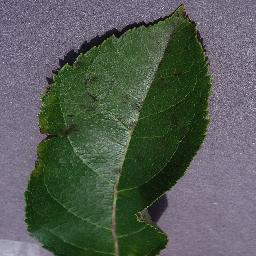
#> input picture data/raw/Apple___Apple_scab/0395b847-2c73-4674-826f-33a6afb5b4fe___FREC_Scab 3287.JPG, 256 x 256 px; its folder holds only this picture in this run
$ python -i leaf_segmentation.py   (imports and definitions only)
#> lines starting #> are read from the running program, lines starting #| are printed output that depends on the picture; after the words box and inside, x2 and y2 are one past the last pixel; in counts of white or black regions, pixels touching at a corner belong together
#> further down, picture is the input picture: shape (256, 256, 3); mean B, G, R 85.4, 92.6, 85
### src/preprocessing.py
"""Image Preprocessing Module for Apple Leaf Disease Classification.

This module provides standard image loading, resizing, color space conversions,
and color segmentation designed to isolate leaf tissue (healthy green and diseased brown/rust)
from background artifacts according to the reference methodology.
"""

from typing import Optional, Tuple, Dict, Any, Union
import os
import cv2
import numpy as np


# Default image dimensions (consistent with reference methodology)
DEFAULT_IMAGE_SIZE: Tuple[int, int] = (500, 500)

# HSV Color range thresholds for segmenting plant tissue
# Healthy foliage: green spectrum (minimum saturation 20 to reject neutral grey/white backgrounds)
LOWER_GREEN: np.ndarray = np.array([22, 20, 20], dtype=np.uint8)
UPPER_GREEN: np.ndarray = np.array([100, 255, 255], dtype=np.uint8)

# Diseased lesions: brown / rust spectrum
LOWER_BROWN: np.ndarray = np.array([8, 20, 15], dtype=np.uint8)
UPPER_BROWN: np.ndarray = np.array([32, 255, 255], dtype=np.uint8)

# Dark necrotic spots (black rot / severe scab lesions)
LOWER_DARK: np.ndarray = np.array([0, 15, 10], dtype=np.uint8)
UPPER_DARK: np.ndarray = np.array([35, 255, 90], dtype=np.uint8)


def load_image(image_input: Union[str, np.ndarray]) -> Optional[np.ndarray]:
    """Load an image from a file path or validate an existing numpy image array.

    Args:
        image_input: File path (str) or loaded numpy image array (BGR or RGB).

    Returns:
        np.ndarray: Loaded image in BGR format if from file, or existing array,
                    or None if loading fails.
    """
    if isinstance(image_input, str):
        if not os.path.exists(image_input):
            return None
        # cv2.imread loads images in BGR format
        image = cv2.imread(image_input)
        if image is None or image.size == 0:
            return None
        return image
    elif isinstance(image_input, np.ndarray):
        if image_input.size == 0:
            return None
        return image_input.copy()
    return None


def resize_image(image: np.ndarray, target_size: Tuple[int, int] = DEFAULT_IMAGE_SIZE) -> np.ndarray:
    """Resize an image to target dimensions using bilinear interpolation.

    Args:
        image: Input image array.
        target_size: Desired (width, height) tuple.

    Returns:
        np.ndarray: Resized image array.
    """
#> called with target_size = (500, 500)
    return cv2.resize(image, target_size, interpolation=cv2.INTER_AREA)


def bgr_to_rgb(bgr_image: np.ndarray) -> np.ndarray:
    """Convert an image from BGR color space to RGB color space."""
    return cv2.cvtColor(bgr_image, cv2.COLOR_BGR2RGB)


def rgb_to_hsv(rgb_image: np.ndarray) -> np.ndarray:
    """Convert an image from RGB color space to HSV color space."""
    return cv2.cvtColor(rgb_image, cv2.COLOR_RGB2HSV)
#> returned value: shape (500, 500, 3); mean H, S, V 90.9, 81.4, 101.7


# [124 lines left out: functions segment_leaf, preprocess_image, not called in this run]


# [18 lines that do not run on import are left out]

### severity/leaf_segmentation.py
"""Complete Leaf Segmentation Module (Phase 2 - Enhanced).

Isolates the visible apple leaf blade from background, soil, fingers, shadows, and artifacts:
1. Adapts color chromaticity (CIE L*a*b* green-red axis and Excess Green index ExG)
   with GrabCut graph-cut optimization to separate the leaf blade from background.
2. Background characterization: eliminates neutral gray sheets, white cards, dark shadows, and soil.
3. Connected component filtering to remove external background artifacts and small specks.
4. Internal hole-filling: ensures internal necrotic spots are 100% captured inside the leaf blade.
5. Foliar chromatic density verification: rejects non-foliar objects and greeting posters.
6. Returns standardized outputs preserving existing pipeline interfaces.
"""

from typing import Tuple, Dict, Any, Optional, Union
import os
import sys
import cv2
import numpy as np

# Ensure project root is in sys.path
project_root = os.path.abspath(os.path.join(os.path.dirname(__file__), ".."))
if project_root not in sys.path:
    sys.path.insert(0, project_root)

from src.preprocessing import (
    load_image,
    resize_image,
    bgr_to_rgb,
    rgb_to_hsv,
    DEFAULT_IMAGE_SIZE,
)

# Botanical HSV foliar threshold constants
LEAF_LOWER_GREEN: np.ndarray = np.array([22, 20, 20], dtype=np.uint8)
LEAF_UPPER_GREEN: np.ndarray = np.array([95, 255, 255], dtype=np.uint8)
LEAF_LOWER_BROWN_RUST: np.ndarray = np.array([7, 20, 15], dtype=np.uint8)
LEAF_UPPER_BROWN_RUST: np.ndarray = np.array([38, 255, 255], dtype=np.uint8)
LEAF_LOWER_DARK: np.ndarray = np.array([0, 15, 10], dtype=np.uint8)
LEAF_UPPER_DARK: np.ndarray = np.array([45, 255, 85], dtype=np.uint8)


def fill_mask_holes(binary_mask: np.ndarray) -> np.ndarray:
    """Fill all internal holes within a binary mask using border-padded flood-fill.

    Guarantees that necrotic spots, fungal pustules, or dark central lesions
    surrounded by the leaf blade are 100% captured as leaf tissue.
    """
    if binary_mask is None or binary_mask.size == 0 or np.count_nonzero(binary_mask) == 0:
        return binary_mask

    h, w = binary_mask.shape[:2]
    padded = cv2.copyMakeBorder(binary_mask, 1, 1, 1, 1, cv2.BORDER_CONSTANT, value=0)
    floodfilled = padded.copy()
    mask_ff = np.zeros((h + 4, w + 4), np.uint8)
    cv2.floodFill(floodfilled, mask_ff, (0, 0), 255)
    floodfilled_inv = cv2.bitwise_not(floodfilled)
    filled_padded = padded | floodfilled_inv
    return filled_padded[1:h + 1, 1:w + 1]


def segment_complete_leaf(
    image_input: Union[str, np.ndarray],
    target_size: Optional[Tuple[int, int]] = DEFAULT_IMAGE_SIZE,
    is_rgb: bool = False,
    min_leaf_ratio: float = 0.04,
    max_leaf_ratio: float = 0.96,
    *args: Any,
    **kwargs: Any,
) -> Dict[str, Any]:
    """Segment the complete apple leaf (both healthy and diseased regions) from the background.

    Args:
        image_input: File path (str) or loaded numpy image array (BGR or RGB).
        target_size: Dimension tuple (width, height) for image standardization.
        is_rgb: Whether input array is already in RGB order.
        min_leaf_ratio: Minimum fraction of image area required to constitute a leaf.
        max_leaf_ratio: Maximum fraction of image area to prevent full-frame background capture.

    Returns:
        Dict[str, Any] containing:
            - "success": bool
            - "original_image": Standardized RGB image.
            - "hsv_image": HSV representation.
            - "leaf_mask": Binary uint8 mask (255 for leaf, 0 for background).
            - "leaf_area_pixels": Total number of pixels belonging to the leaf.
            - "segmented_leaf": RGB image with background masked to black (0, 0, 0).
            - "coverage_percentage": Leaf pixel area as percentage of total image area.
            - "bounding_box": (x, y, w, h) of the segmented leaf.
            - "error_message": Error description if success is False, else None.
    """
    raw_img = load_image(image_input)
    if raw_img is None:
        return {
            "success": False,
            "original_image": None,
            "hsv_image": None,
            "leaf_mask": None,
            "leaf_area_pixels": 0,
            "segmented_leaf": None,
            "coverage_percentage": 0.0,
            "bounding_box": (0, 0, 0, 0),
            "error_message": "Invalid or empty image input. Could not load image.",
        }

    # Handle grayscale or 4-channel BGRA/RGBA images
    if len(raw_img.shape) == 2:
        raw_img = cv2.cvtColor(raw_img, cv2.COLOR_GRAY2BGR)
    elif raw_img.shape[2] == 4:
        raw_img = cv2.cvtColor(raw_img, cv2.COLOR_BGRA2BGR)

    if target_size is not None:
        processed_img = resize_image(raw_img, target_size)
    else:
        processed_img = raw_img.copy()

    rgb_img = processed_img if is_rgb else bgr_to_rgb(processed_img)
    hsv_img = rgb_to_hsv(rgb_img)

    h_img, w_img = rgb_img.shape[:2]
    total_pixels = h_img * w_img

    # 1. Color space representations for robust foliar isolation
    lab = cv2.cvtColor(rgb_img, cv2.COLOR_RGB2LAB).astype(np.float32)
    L, A, B = lab[:, :, 0], lab[:, :, 1], lab[:, :, 2]
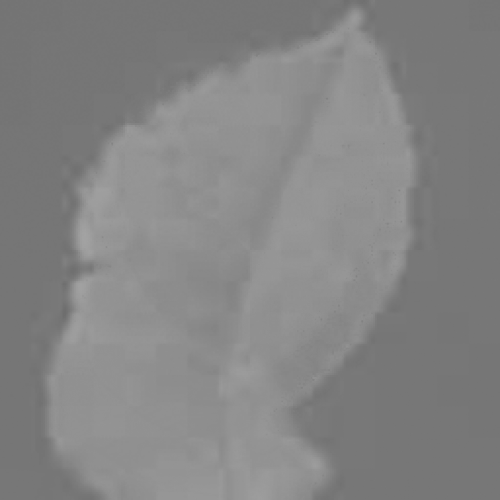
#> B: shape (500, 500) float32; min 110, max 163, mean 131.9
    chroma = np.sqrt((A - 128.0) ** 2 + (B - 128.0) ** 2)
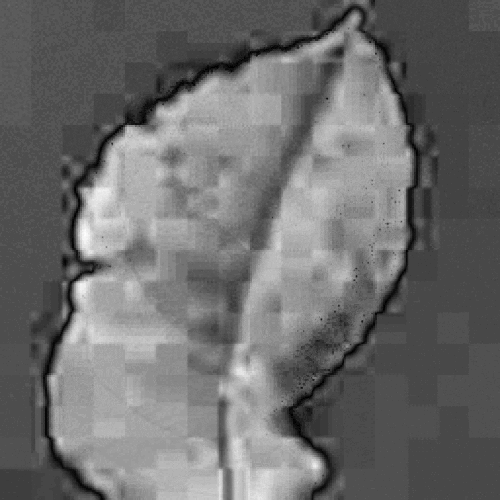
#> chroma: shape (500, 500) float32; min 0, max 40.31, mean 17.3; drawn with min black and max white

    r = rgb_img[:, :, 0].astype(np.float32)
    g = rgb_img[:, :, 1].astype(np.float32)
    b = rgb_img[:, :, 2].astype(np.float32)
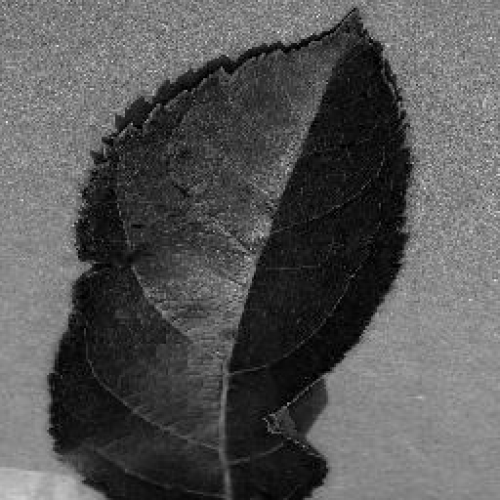
#> b: shape (500, 500) float32; min 0, max 245, mean 85.3
    exg = 2.0 * g - r - b  # Excess Green Index
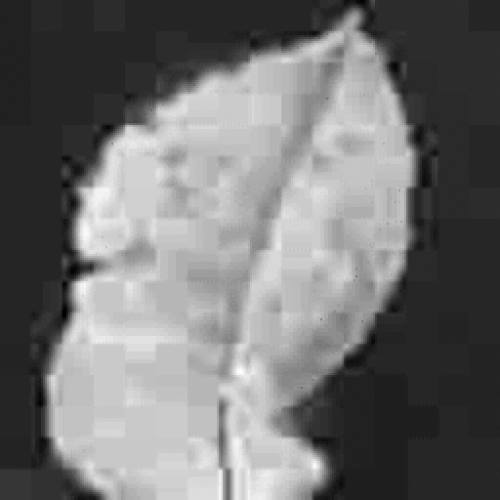
#> exg: shape (500, 500) float32; min -50, max 94, mean 14.9; drawn with min black and max white

    # 2. Background characterization (suppress neutral sheets, white paper, shadows, dark backdrop)
    neutral_bg = (chroma < 10.0) & (np.abs(r - g) < 18.0) & (np.abs(g - b) < 18.0)
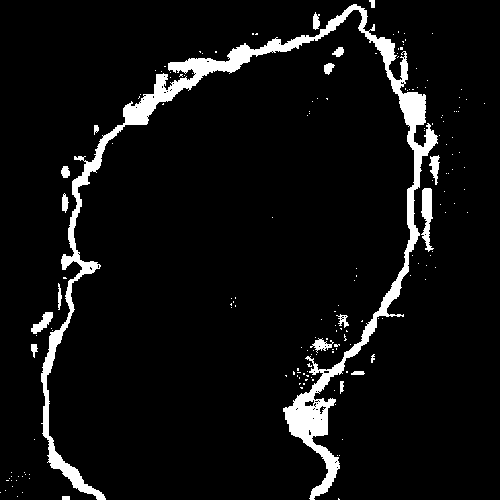
#> neutral_bg: shape (500, 500) bool; 6.4% white; 178 white regions (159 under 20 px), largest, box (x1, y1, x2, y2) and area: (41, 4, 438, 500) 13678, (421, 188, 434, 252) 479, (31, 312, 53, 334) 223
    bright_bg = (L > 225.0) | ((r > 220.0) & (g > 220.0) & (b > 220.0))
#> bright_bg: shape (500, 500) bool; 0% white in thin lines or dots, all inside (x1, y1, x2, y2) = (278, 16, 318, 33)
    dark_bg = (L < 16.0) & (chroma < 8.0)
#> dark_bg: shape (500, 500) bool; 0.32% white in thin lines or dots, all inside (x1, y1, x2, y2) = (79, 12, 402, 447)

    # 3. Foliar tissue evidence
    # Healthy chlorophyll green
    is_green = (A < 125.0) | (exg > 6.0)
#> is_green: shape (500, 500) bool; 51% white; 4 black regions (3 under 20 px), largest, box (x1, y1, x2, y2) and area: (0, 0, 500, 500) 122494
    # Rust / chlorotic yellow-orange
    is_rust = (chroma > 12.0) & (B > 134.0) & (r > b) & (g > b)
#> is_rust: shape (500, 500) bool; 46.5% white; 21 white regions (19 under 20 px), largest, box (x1, y1, x2, y2) and area: (47, 10, 414, 500) 116117, (86, 477, 94, 486) 47
    # Necrotic foliar brown
    is_necrotic = (A >= 118.0) & (A <= 145.0) & (B >= 124.0) & (B <= 175.0) & (L >= 20.0) & (L <= 185.0) & (exg > -35.0)
#> is_necrotic: shape (500, 500) bool; 7.9% white; 111 white regions (91 under 20 px), largest, box (x1, y1, x2, y2) and area: (269, 5, 429, 500) 8417, (43, 125, 125, 500) 3372, (282, 32, 351, 166) 2479

    foliar_evidence = (is_green | is_rust | is_necrotic) & (~neutral_bg) & (~bright_bg) & (~dark_bg)
#> foliar_evidence: shape (500, 500) bool; 49.6% white; 11 white regions (10 under 20 px), largest, box (x1, y1, x2, y2) and area: (47, 10, 414, 500) 124062

    # Sanity check: minimum foliar evidence
    if np.sum(foliar_evidence) < int(min_leaf_ratio * total_pixels):
        empty_mask = np.zeros((h_img, w_img), dtype=np.uint8)
        return {
            "success": False,
            "original_image": rgb_img,
            "hsv_image": hsv_img,
            "leaf_mask": empty_mask,
            "leaf_area_pixels": 0,
            "segmented_leaf": np.zeros_like(rgb_img),
            "coverage_percentage": 0.0,
            "bounding_box": (0, 0, 0, 0),
            "error_message": "Insufficient foliar tissue detected to isolate a leaf blade.",
        }

    # 4. Energy minimization (GrabCut) initialized with foliar priors
    gc_mask = np.full((h_img, w_img), cv2.GC_PR_BGD, dtype=np.uint8)
    gc_mask[foliar_evidence] = cv2.GC_PR_FGD

    # Perimeter border condition: image border lacking strong foliar evidence is definite background
    border_mask = np.zeros((h_img, w_img), dtype=bool)
    border_margin = max(2, int(min(h_img, w_img) * 0.015))
    border_mask[0:border_margin, :] = True
    border_mask[-border_margin:, :] = True
    border_mask[:, 0:border_margin] = True
    border_mask[:, -border_margin:] = True

    gc_mask[border_mask & (~foliar_evidence)] = cv2.GC_BGD
    gc_mask[neutral_bg | bright_bg | dark_bg] = cv2.GC_BGD

    # Definite foreground seed: eroded core of high foliar certainty
    strong_foliar = is_green | is_rust
    kernel_core = cv2.getStructuringElement(cv2.MORPH_ELLIPSE, (7, 7))
    eroded_core = cv2.erode(strong_foliar.astype(np.uint8), kernel_core)
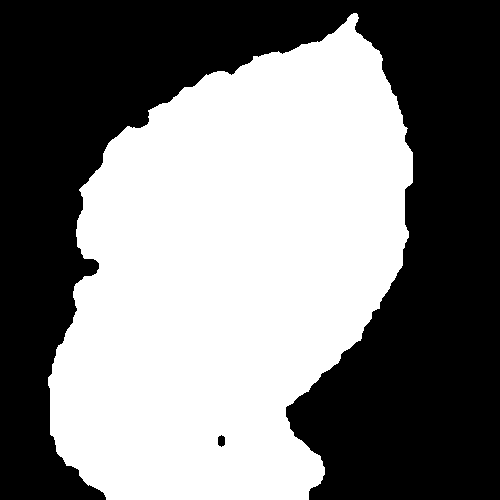
#> eroded_core: shape (500, 500); values 0 (black) and 1 (white), 49.3% white; 1 white region, box (x1, y1, x2, y2) and area: (48, 13, 413, 500) 123294
    gc_mask[eroded_core > 0] = cv2.GC_FGD

    bgd_model = np.zeros((1, 65), np.float64)
    fgd_model = np.zeros((1, 65), np.float64)
    try:
        cv2.grabCut(rgb_img, gc_mask, None, bgd_model, fgd_model, 3, cv2.GC_INIT_WITH_MASK)
        raw_leaf = np.where((gc_mask == cv2.GC_FGD) | (gc_mask == cv2.GC_PR_FGD), 255, 0).astype(np.uint8)
    except Exception:
        raw_leaf = (foliar_evidence.astype(np.uint8) * 255)

    # 5. Connected component filtering: retain primary leaf blade
    num_labels, labels, stats, _ = cv2.connectedComponentsWithStats(raw_leaf)
    if num_labels <= 1:
        empty_mask = np.zeros((h_img, w_img), dtype=np.uint8)
        return {
            "success": False,
            "original_image": rgb_img,
            "hsv_image": hsv_img,
            "leaf_mask": empty_mask,
            "leaf_area_pixels": 0,
            "segmented_leaf": np.zeros_like(rgb_img),
            "coverage_percentage": 0.0,
            "bounding_box": (0, 0, 0, 0),
            "error_message": "No leaf components segmented.",
        }

    areas = stats[1:, cv2.CC_STAT_AREA]
    max_idx = 1 + int(np.argmax(areas))
    max_area = areas[max_idx - 1]

    clean_leaf = np.zeros_like(raw_leaf)
    for idx in range(1, num_labels):
        if stats[idx, cv2.CC_STAT_AREA] >= max(350, int(0.12 * max_area)):
            clean_leaf[labels == idx] = 255

    # 6. Fill internal holes: necrotic lesions inside leaf MUST be preserved
    final_leaf_mask = fill_mask_holes(clean_leaf)
    leaf_area_pixels = int(np.count_nonzero(final_leaf_mask))

    # 7. Quality & Plausibility bounds (resilient to close-ups, natural veins, and severe necrosis)
    min_viable_pixels = max(1000, int(0.015 * total_pixels))
    if leaf_area_pixels < min_viable_pixels:
        empty_mask = np.zeros((h_img, w_img), dtype=np.uint8)
        return {
            "success": False,
            "original_image": rgb_img,
            "hsv_image": hsv_img,
            "leaf_mask": empty_mask,
            "leaf_area_pixels": 0,
            "segmented_leaf": np.zeros_like(rgb_img),
            "coverage_percentage": 0.0,
            "bounding_box": (0, 0, 0, 0),
            "segmentation_quality": "POOR",
            "error_message": f"Segmented leaf area too small ({leaf_area_pixels} pixels vs. minimum viable {min_viable_pixels}).",
        }

    # Verify presence of foliar chromaticity (prevents posters and cards without penalizing necrotic leaves)
    foliar_inside = np.sum(foliar_evidence & (final_leaf_mask > 0))
#> foliar_inside = 123450
    foliar_ratio = foliar_inside / max(1, leaf_area_pixels)
#> foliar_ratio = 0.993
    if foliar_ratio < 0.50:  # Real leaves always exceed 0.71; 0.50 safely excludes posters
        empty_mask = np.zeros((h_img, w_img), dtype=np.uint8)
        return {
            "success": False,
            "original_image": rgb_img,
            "hsv_image": hsv_img,
            "leaf_mask": empty_mask,
            "leaf_area_pixels": 0,
            "segmented_leaf": np.zeros_like(rgb_img),
            "coverage_percentage": 0.0,
            "bounding_box": (0, 0, 0, 0),
            "segmentation_quality": "POOR",
            "error_message": f"Candidate mask lacks botanical foliar chromaticity (ratio: {foliar_ratio:.2f}).",
        }

    # Assess segmentation quality holistically
    if foliar_ratio >= 0.50 and 0.15 <= (leaf_area_pixels / total_pixels) <= 0.95:
        quality = "HIGH"
    elif foliar_ratio >= 0.25:
        quality = "MODERATE"
    else:
        quality = "REVIEW_RECOMMENDED"

    # Compute bounding box
    leaf_pts = np.where(final_leaf_mask > 0)
    y_min, y_max = leaf_pts[0].min(), leaf_pts[0].max()
    x_min, x_max = leaf_pts[1].min(), leaf_pts[1].max()
    bbox = (int(x_min), int(y_min), int(x_max - x_min + 1), int(y_max - y_min + 1))

    # Background-removed isolated leaf
    segmented_leaf = cv2.bitwise_and(rgb_img, rgb_img, mask=final_leaf_mask)
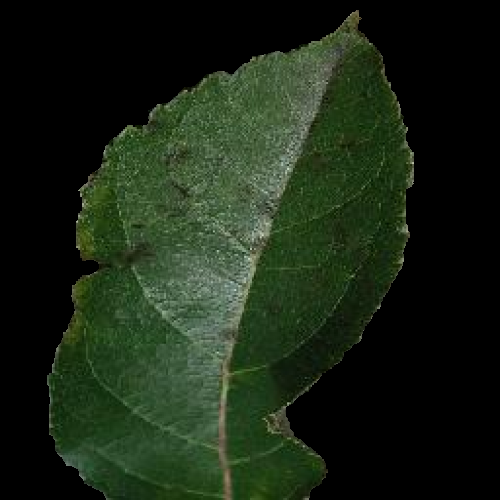
#> segmented_leaf: shape (500, 500, 3); mean R, G, B 25.2, 36.8, 20.6
    coverage_pct = (leaf_area_pixels / total_pixels) * 100.0

    return {
        "success": True,
        "original_image": rgb_img,
        "hsv_image": hsv_img,
        "leaf_mask": final_leaf_mask,
        "leaf_area_pixels": leaf_area_pixels,
        "segmented_leaf": segmented_leaf,
        "coverage_percentage": round(coverage_pct, 2),
        "bounding_box": bbox,
        "segmentation_quality": quality,
        "error_message": None,
    }

>>> import cv2
>>> picture = cv2.imread('../data/raw/Apple___Apple_scab/0395b847-2c73-4674-826f-33a6afb5b4fe___FREC_Scab 3287.JPG')
>>> result = segment_complete_leaf(picture)
#> result = 10 items

$ run again, on data/raw/Apple___Apple_scab/0631708e-5bac-4611-8ff9-6d5ee87ce3b3___FREC_Scab 3252.JPG
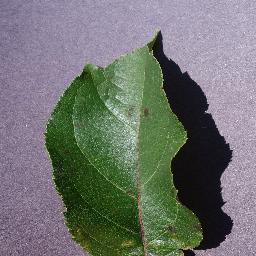
#> input picture data/raw/Apple___Apple_scab/0631708e-5bac-4611-8ff9-6d5ee87ce3b3___FREC_Scab 3252.JPG, 256 x 256 px
#> picture is the input picture: shape (256, 256, 3); mean B, G, R 111.1, 115.2, 111.8
#> in segment_complete_leaf, `neutral_bg = (chroma < 10.0) & (np.abs(r - g) < 18.0) & (np.abs(g - b)..`:
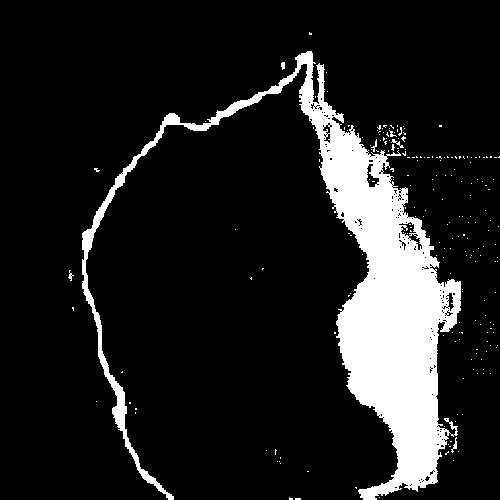
#> neutral_bg: shape (500, 500) bool; 12.8% white; 216 white regions (209 under 20 px), largest, box (x1, y1, x2, y2) and area: (82, 51, 461, 500) 31400, (451, 437, 457, 453) 36, (391, 139, 404, 148) 35
#> bright_bg: shape (500, 500) bool; 0.04% white in thin lines or dots, all inside (x1, y1, x2, y2) = (51, 63, 496, 494)
#> dark_bg: shape (500, 500) bool; 6.2% white; 142 white regions (129 under 20 px), largest, box (x1, y1, x2, y2) and area: (325, 172, 445, 486) 14235, (358, 488, 375, 500) 99, (321, 154, 338, 176) 84
#> is_green: shape (500, 500) bool; 36.9% white; 5 white regions (2 under 20 px), largest, box (x1, y1, x2, y2) and area: (86, 60, 400, 500) 92052, (369, 377, 375, 398) 103, (369, 283, 375, 287) 24
#> is_rust: shape (500, 500) bool; 34.5% white; 2 white regions (1 under 20 px), largest, box (x1, y1, x2, y2) and area: (86, 65, 398, 500) 86150
#> is_necrotic: shape (500, 500) bool; 3.7% white; 172 white regions (144 under 20 px), largest, box (x1, y1, x2, y2) and area: (82, 53, 315, 500) 4715, (268, 373, 309, 500) 1194, (260, 221, 274, 313) 616
#> foliar_evidence: shape (500, 500) bool; 36% white; 5 white regions (3 under 20 px), largest, box (x1, y1, x2, y2) and area: (86, 64, 398, 500) 89966, (158, 491, 168, 500) 23
#> strong_foliar: shape (500, 500) bool; 37% white; 5 white regions (2 under 20 px), largest, box (x1, y1, x2, y2) and area: (86, 60, 400, 500) 92295, (369, 377, 375, 398) 103, (369, 283, 375, 287) 24
#> eroded_core: shape (500, 500); values 0 (black) and 1 (white), 35.3% white; 2 white regions (1 under 20 px), largest, box (x1, y1, x2, y2) and area: (89, 64, 397, 500) 88336
#> foliar_inside = 89284
#> foliar_ratio = 0.997
#> in segment_complete_leaf, `segmented_leaf = cv2.bitwise_and(rgb_img, rgb_img, mask=final_leaf_mask)`:
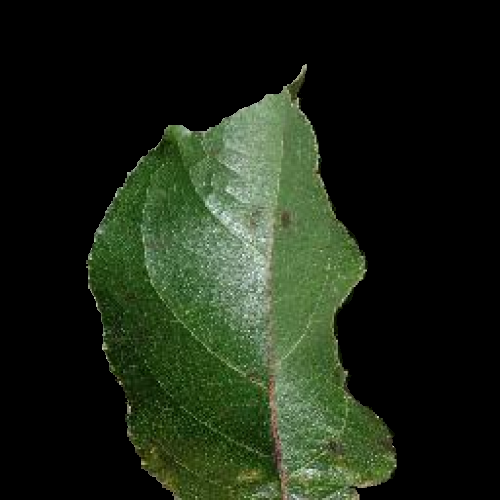
#> segmented_leaf: shape (500, 500, 3); mean R, G, B 27.6, 37.4, 21.6
#> result = 10 items
